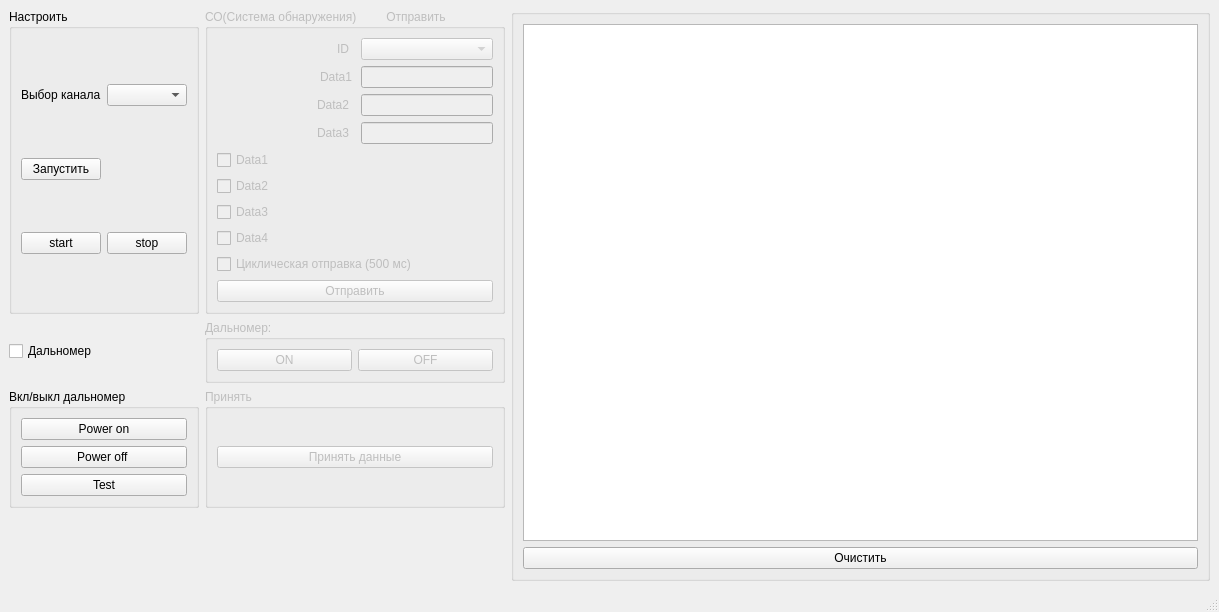
<?xml version="1.0" encoding="UTF-8"?>
<ui version="4.0">
 <class>MainWindow</class>
 <widget class="QMainWindow" name="MainWindow">
  <property name="geometry">
   <rect>
    <x>0</x>
    <y>0</y>
    <width>1219</width>
    <height>612</height>
   </rect>
  </property>
  <property name="windowTitle">
   <string>MainWindow</string>
  </property>
  <widget class="QWidget" name="centralwidget">
   <layout class="QGridLayout" name="gridLayout">
    <item row="2" column="0">
     <widget class="QGroupBox" name="gbTest">
      <property name="enabled">
       <bool>true</bool>
      </property>
      <property name="title">
       <string>Вкл/выкл дальномер</string>
      </property>
      <layout class="QGridLayout" name="gridLayout_4">
       <item row="1" column="0">
        <widget class="QPushButton" name="pbTestSend">
         <property name="text">
          <string>Power on</string>
         </property>
        </widget>
       </item>
       <item row="3" column="0">
        <widget class="QPushButton" name="pbTestReceive">
         <property name="text">
          <string>Power off </string>
         </property>
        </widget>
       </item>
       <item row="4" column="0">
        <widget class="QPushButton" name="pbTest">
         <property name="text">
          <string>Test</string>
         </property>
        </widget>
       </item>
      </layout>
     </widget>
    </item>
    <item row="0" column="1">
     <widget class="QGroupBox" name="gbSend">
      <property name="enabled">
       <bool>false</bool>
      </property>
      <property name="maximumSize">
       <size>
        <width>300</width>
        <height>16777215</height>
       </size>
      </property>
      <property name="title">
       <string>СО(Система обнаружения)         Отправить</string>
      </property>
      <layout class="QGridLayout" name="gridLayout_3">
       <item row="2" column="2">
        <widget class="QLineEdit" name="leData2"/>
       </item>
       <item row="4" column="0" colspan="3">
        <widget class="QCheckBox" name="cbData1">
         <property name="text">
          <string>Data1</string>
         </property>
        </widget>
       </item>
       <item row="1" column="2">
        <widget class="QLineEdit" name="leData1">
         <property name="enabled">
          <bool>false</bool>
         </property>
        </widget>
       </item>
       <item row="9" column="0" colspan="3">
        <widget class="QPushButton" name="pbSend">
         <property name="text">
          <string>Отправить</string>
         </property>
        </widget>
       </item>
       <item row="5" column="0" colspan="3">
        <widget class="QCheckBox" name="cbData2">
         <property name="text">
          <string>Data2</string>
         </property>
        </widget>
       </item>
       <item row="3" column="2">
        <widget class="QLineEdit" name="leData3"/>
       </item>
       <item row="0" column="2">
        <widget class="QComboBox" name="cmbID">
         <item>
          <property name="text">
           <string/>
          </property>
         </item>
         <item>
          <property name="text">
           <string>0x10 Отсутствие объекта ближе 150м</string>
          </property>
         </item>
         <item>
          <property name="text">
           <string>0x5 Основные параметры цели</string>
          </property>
         </item>
         <item>
          <property name="text">
           <string>0х9 Дополнительные параметры цели</string>
          </property>
         </item>
         <item>
          <property name="text">
           <string>0xF Неисправности СЧ СО</string>
          </property>
         </item>
         <item>
          <property name="text">
           <string>0x1A Время наработки СЧ СО</string>
          </property>
         </item>
        </widget>
       </item>
       <item row="3" column="0">
        <widget class="QLabel" name="lData3">
         <property name="text">
          <string>Data3</string>
         </property>
         <property name="alignment">
          <set>Qt::AlignRight|Qt::AlignTrailing|Qt::AlignVCenter</set>
         </property>
        </widget>
       </item>
       <item row="7" column="0" colspan="3">
        <widget class="QCheckBox" name="cbData4">
         <property name="text">
          <string>Data4</string>
         </property>
        </widget>
       </item>
       <item row="2" column="0">
        <widget class="QLabel" name="lData2">
         <property name="text">
          <string>Data2</string>
         </property>
         <property name="alignment">
          <set>Qt::AlignRight|Qt::AlignTrailing|Qt::AlignVCenter</set>
         </property>
        </widget>
       </item>
       <item row="8" column="0" colspan="3">
        <widget class="QCheckBox" name="cbData5">
         <property name="text">
          <string>Циклическая отправка (500 мс)</string>
         </property>
        </widget>
       </item>
       <item row="6" column="0" colspan="3">
        <widget class="QCheckBox" name="cbData3">
         <property name="text">
          <string>Data3</string>
         </property>
        </widget>
       </item>
       <item row="0" column="0">
        <widget class="QLabel" name="lID">
         <property name="text">
          <string>ID</string>
         </property>
         <property name="alignment">
          <set>Qt::AlignRight|Qt::AlignTrailing|Qt::AlignVCenter</set>
         </property>
        </widget>
       </item>
       <item row="1" column="0">
        <widget class="QLabel" name="lData1">
         <property name="minimumSize">
          <size>
           <width>135</width>
           <height>0</height>
          </size>
         </property>
         <property name="layoutDirection">
          <enum>Qt::LeftToRight</enum>
         </property>
         <property name="text">
          <string>Data1</string>
         </property>
         <property name="alignment">
          <set>Qt::AlignRight|Qt::AlignTrailing|Qt::AlignVCenter</set>
         </property>
        </widget>
       </item>
      </layout>
     </widget>
    </item>
    <item row="0" column="0">
     <widget class="QGroupBox" name="gbSettings">
      <property name="title">
       <string>Настроить</string>
      </property>
      <layout class="QGridLayout" name="gridLayout_5">
       <item row="0" column="1">
        <widget class="QLabel" name="lCan">
         <property name="text">
          <string>Выбор канала</string>
         </property>
        </widget>
       </item>
       <item row="2" column="3">
        <widget class="QPushButton" name="stop">
         <property name="text">
          <string>stop</string>
         </property>
        </widget>
       </item>
       <item row="0" column="3">
        <widget class="QComboBox" name="cbCan"/>
       </item>
       <item row="2" column="1">
        <widget class="QPushButton" name="start">
         <property name="text">
          <string>start</string>
         </property>
        </widget>
       </item>
       <item row="1" column="1">
        <widget class="QPushButton" name="pbSet">
         <property name="text">
          <string>Запустить</string>
         </property>
        </widget>
       </item>
      </layout>
     </widget>
    </item>
    <item row="1" column="0">
     <widget class="QCheckBox" name="cbShowTest">
      <property name="mouseTracking">
       <bool>false</bool>
      </property>
      <property name="text">
       <string>Дальномер</string>
      </property>
     </widget>
    </item>
    <item row="0" column="2" rowspan="4">
     <widget class="QGroupBox" name="gbConsole">
      <property name="title">
       <string/>
      </property>
      <layout class="QGridLayout" name="gridLayout_2">
       <item row="0" column="0">
        <widget class="QPlainTextEdit" name="textBrowser">
         <property name="minimumSize">
          <size>
           <width>0</width>
           <height>0</height>
          </size>
         </property>
        </widget>
       </item>
       <item row="1" column="0">
        <widget class="QPushButton" name="pbClear">
         <property name="text">
          <string>Очистить</string>
         </property>
        </widget>
       </item>
      </layout>
     </widget>
    </item>
    <item row="2" column="1">
     <widget class="QGroupBox" name="gbReceive">
      <property name="enabled">
       <bool>false</bool>
      </property>
      <property name="title">
       <string>Принять</string>
      </property>
      <layout class="QGridLayout" name="gridLayout_6">
       <item row="1" column="0">
        <widget class="QPushButton" name="pbReceive">
         <property name="text">
          <string>Принять данные</string>
         </property>
        </widget>
       </item>
      </layout>
     </widget>
    </item>
    <item row="1" column="1">
     <widget class="QGroupBox" name="rf_Button">
      <property name="enabled">
       <bool>false</bool>
      </property>
      <property name="maximumSize">
       <size>
        <width>500</width>
        <height>16777215</height>
       </size>
      </property>
      <property name="title">
       <string>Дальномер:</string>
      </property>
      <layout class="QGridLayout" name="gridLayout_8">
       <item row="0" column="1">
        <widget class="QPushButton" name="pbRfoff">
         <property name="text">
          <string>OFF</string>
         </property>
        </widget>
       </item>
       <item row="0" column="0">
        <widget class="QPushButton" name="pbRfon">
         <property name="text">
          <string>ON</string>
         </property>
        </widget>
       </item>
      </layout>
     </widget>
    </item>
   </layout>
  </widget>
  <widget class="QMenuBar" name="menubar">
   <property name="geometry">
    <rect>
     <x>0</x>
     <y>0</y>
     <width>1219</width>
     <height>22</height>
    </rect>
   </property>
  </widget>
  <widget class="QStatusBar" name="statusbar"/>
 </widget>
 <resources/>
 <connections/>
</ui>
